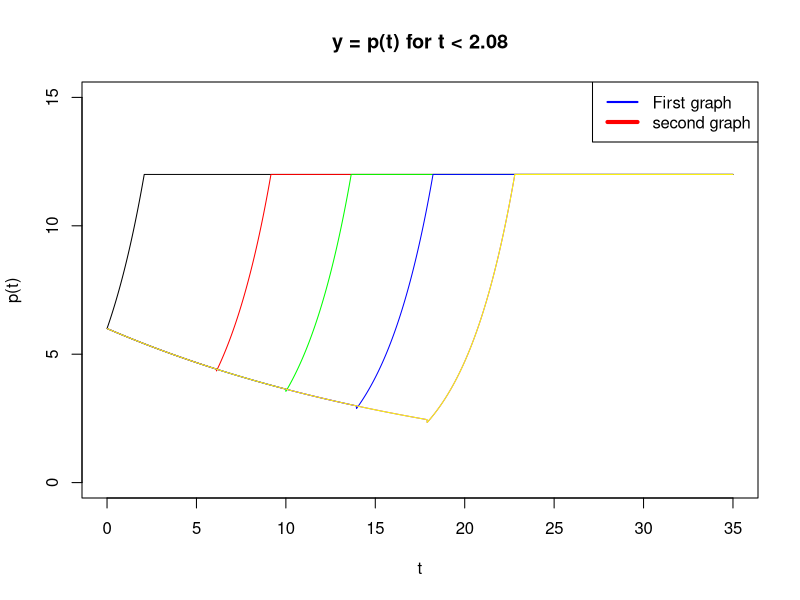

Generate this figure with R:
## ---- chunk 1
knitr::opts_chunk$set(echo = TRUE)
options(knitr.duplicate.label = "allow")
## ---- chunk 2
# i'll define a function 'a' that takes in c_o (Recall that in R log is the same as ln, for other log bases you have to explicitly declare i.e log10 for base 10, log2 for base 2)
a <- function(c_o) {
  a_value <- 5.7 *log(77*c_o)
  return(a_value)
  # Now we can call this function with different values of c_o anytime we need to calculate 'a'. (Remember to run this chunk) 
}

# similarly for b
b <- function(c_o) {
  b_value <- (6.6 * log(77 * c_o)) + 2.08
  return(b_value)
}

# for A (uppercase A)
A <- function(c_o) {
  A_value <- (77 * c_o) ^(-2.2)
  return(A_value)
}

t <- seq(0, 35, by = 0.01) #This helps us create a data set with 0.01 increments
p <- 0*t   # This will be a place holder for a set where we can insert data for p when the function changes
for (i in 1:length(t)){
  if (t[i] < 2.08) { 
    # when t < 2.08 we have p(t) taking the function:
    p[i] = 6*exp(t[i]/3)} else {
      # else we only use 12
      p[i] = 12
    }
}
plot(t, p, main = "y = p(t) for t < 2.08", ylab = "p(t)", type = "l", col = "black" , ylim = c(0,15), pch = 8)
# I'll create a new data set p1 to insert data from the new function descriptors

p1 <- 0*t
for (i in 1:length(t)) {
  if (t[i] < a(0.038)) {
    p1[i] = 6 * exp((-t[i])/20)
  }
  else if (a(0.038) <= t[i] && t[i] < b(0.038)){
    p1[i] = 6 * (A(0.038)) * exp(t[i]/3)
    
  }else if (t[i] >= b(0.038)) {
    p1[i] = 12
  }
}
# Then i'll plot it into the same chart as the initial one, so i'll use the function 'lines' instead of plot
lines(t, p1, col = "red")    

p2 <- 0*t 
for (i in 1:length(t)) {
  if (t[i] < a(0.075)) {
    p2[i] = 6 * exp((-t[i])/20)
  }
  else if (a(0.075) <= t[i] && t[i] < b(0.075)) {
    p2[i] = 6 * A(0.075) * exp(t[i]/3)
  }
  else if (t[i] >= b(0.075)) {
    p2[i] = 12
  }
}

lines(t, p2, col = "green")




#3rd plot
p3 <- 0*t 
for (i in  1:length(t)) {
  if (t[i] < a(0.15)) {
    p3[i] = 6 * exp((-t[i])/20)
  }
  else if (a(0.15) <= t[i]  && t[i] < b(0.15)) {
    p3[i] = 6 * A(0.15) * exp(t[i]/3)
  }
  else if (t[i] >= b(0.15)){
    p3[i] =12
  }
}

lines(t, p3, col = "blue")

#4th  plot
p4 <- 0*t  
for (i in 1:length(t)) {
  if (t[i] < a(0.3)) {
    p4[i] = 6 * exp((-t[i])/20)
  }
  else if (a(0.3) <= t[i] && t[i] < b(0.3)){
    p4[i] = 6 * A(0.3) * exp(t[i]/3)
  }
  else if (t[i] >= b(0.15)) {
    p4[i] = 12
  }
}

lines(t, p4, col = "purple")


#5th plot
p5 <- 0*t
for (i in 1:length(t)) {
  if (t[i] < a(0.612)) {
      p5[i] = 6* exp((-t[i])/20)
  }
  else if (a(0.612)  <= t[i]  && t[i] < b(0.612)) {
    p5[i] = 6* A(0.0612) * exp(t[i]/3)
  }
  else if (t[i] >= b(0.62)) {
    p5[i] = 12
  }
}

lines(t, p4, col = "yellow")



legend("topright", legend = c("First graph", "second graph"), col = c("blue", "red"), lty = c(1,1), lwd = c(2,4))
